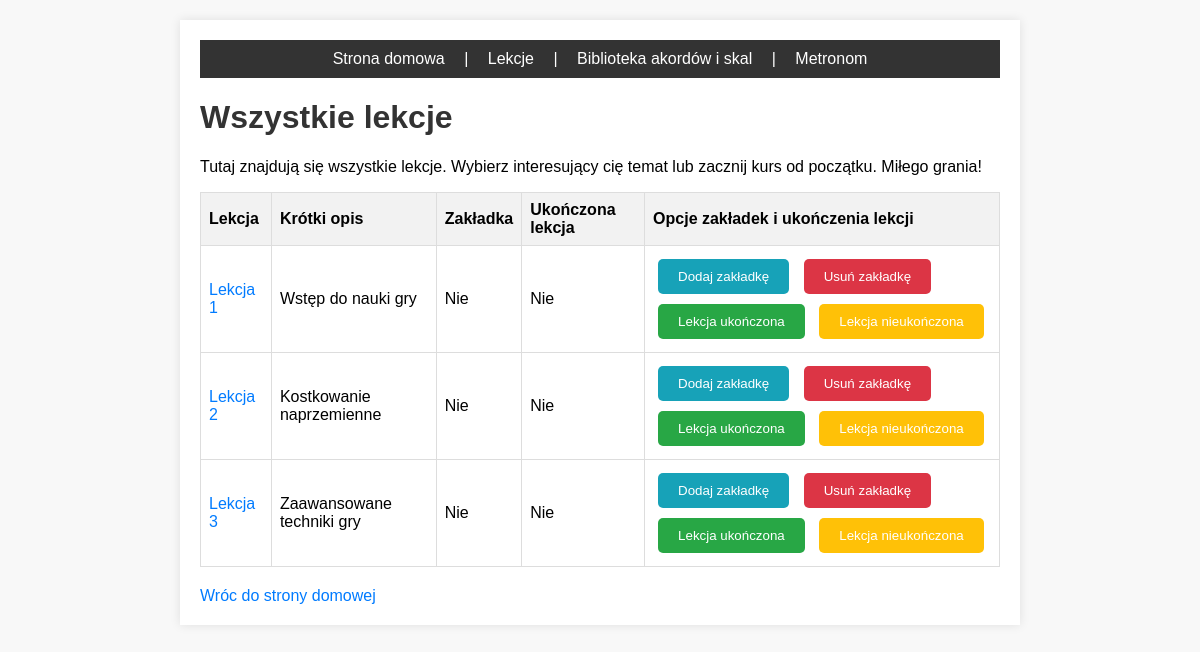
The page /lessons on the database its author committed.
### tables this page shows
CREATE TABLE lessons (
            id INTEGER PRIMARY KEY AUTOINCREMENT,
            name TEXT NOT NULL,
            description TEXT,
            bookmarked INTEGER DEFAULT 0,
            completed INTEGER DEFAULT 0
        );

### app.py (the view)
@app.route('/lessons')
def lessons():
    conn = get_db()
    cur = conn.cursor()
    cur.execute("SELECT * FROM lessons")
    lessons = cur.fetchall()
    return render_template('lessons.html', lessons=lessons)

### app.py (called while the page is built)
def get_db():
    conn = sqlite3.connect(DATABASE)
    conn.row_factory = sqlite3.Row
    return conn

### templates/lessons.html
{% extends "base.html" %}
{% block content %}
<h1>Wszystkie lekcje</h1>
<p>Tutaj znajdują się wszystkie lekcje. Wybierz interesujący cię temat lub zacznij kurs od początku. Miłego grania!</p>
<table>
    <tr>
        <th>Lekcja</th>
        <th>Krótki opis</th>
        <th>Zakładka</th>
        <th>Ukończona lekcja</th>
        <th>Opcje zakładek i ukończenia lekcji</th>
    </tr>
    {% for lesson in lessons %}
    <tr>
        <td><a href="{{ url_for('lesson_detail', lesson_id=lesson.id) }}">{{ lesson.name }}</a></td>
        <td>{{ lesson.description }}</td>
        <td>{{ 'Tak' if lesson.bookmarked else 'Nie' }}</td>
        <td>{{ 'Tak' if lesson.completed else 'Nie' }}</td>
        <td>
            <a href="{{ url_for('add_bookmark', lesson_id=lesson.id) }}"><button class="bookmark">Dodaj zakładkę</button></a>
            <a href="{{ url_for('remove_bookmark', lesson_id=lesson.id) }}"><button class="remove">Usuń zakładkę</button></a>
            <a href="{{ url_for('complete_lesson', lesson_id=lesson.id) }}"><button class="complete">Lekcja ukończona</button></a>
            <a href="{{ url_for('uncomplete_lesson', lesson_id=lesson.id) }}"><button class="uncomplete">Lekcja nieukończona</button></a>
        </td>
    </tr>
    {% endfor %}
</table>
<a href="{{ url_for('home') }}">Wróc do strony domowej</a>
{% endblock %}

### templates/base.html (shortened to what this page needs)
<!DOCTYPE html>
<html lang="en">
<head>
    <link rel="stylesheet" href="{{ url_for('static', filename='css/styles.css') }}">
</head>
<body>
    <div class="container">
        <nav>
            <a href="{{ url_for('home') }}">Strona domowa</a> |
            <a href="{{ url_for('lessons') }}">Lekcje</a> |
            <a href="{{ url_for('library') }}">Biblioteka akordów i skal</a> |
            <a href="{{ url_for('metronome') }}">Metronom</a>
        </nav>
        {% block content %}
        {% endblock %}
    </div>
</body>
</html>

### static/css/styles.css (style rules this page uses)
body { font-family: Arial, sans-serif; margin: 0; padding: 0; background-color: #f8f8f8; }
.container { max-width: 800px; margin: 20px auto; padding: 20px; background-color: #fff; box-shadow: 0 0 10px rgba(0,0,0,0.1); }
h1, h2 { color: #333; }
table { width: 100%; border-collapse: collapse; margin-bottom: 20px; }
table, th, td { border: 1px solid #ddd; }
th, td { padding: 8px; text-align: left; }
th { background-color: #f2f2f2; }
button { padding: 10px 20px; margin: 5px; border: none; color: #fff; background-color: #007bff; cursor: pointer; border-radius: 5px; transition: background-color 0.3s; }
button.complete { background-color: #28a745; }
button.uncomplete { background-color: #ffc107; }
button.bookmark { background-color: #17a2b8; }
button.remove { background-color: #dc3545; }
a { text-decoration: none; color: #007bff; }
button { padding: 10px 20px; margin: 5px; border: none; cursor: pointer; border-radius: 5px; transition: background-color 0.3s; }
nav { background-color: #333; color: white; padding: 10px; text-align: center; margin-top: 0; }
nav a { color: white; margin: 0 15px; text-decoration: none; }

### rows shown on the page
lessons: name "Lekcja 1", description "Wstęp do nauki gry", bookmarked "Nie", completed "Nie"
lessons: name "Lekcja 2", description "Kostkowanie naprzemienne", bookmarked "Nie", completed "Nie"
lessons: name "Lekcja 3", description "Zaawansowane techniki gry", bookmarked "Nie", completed "Nie"
